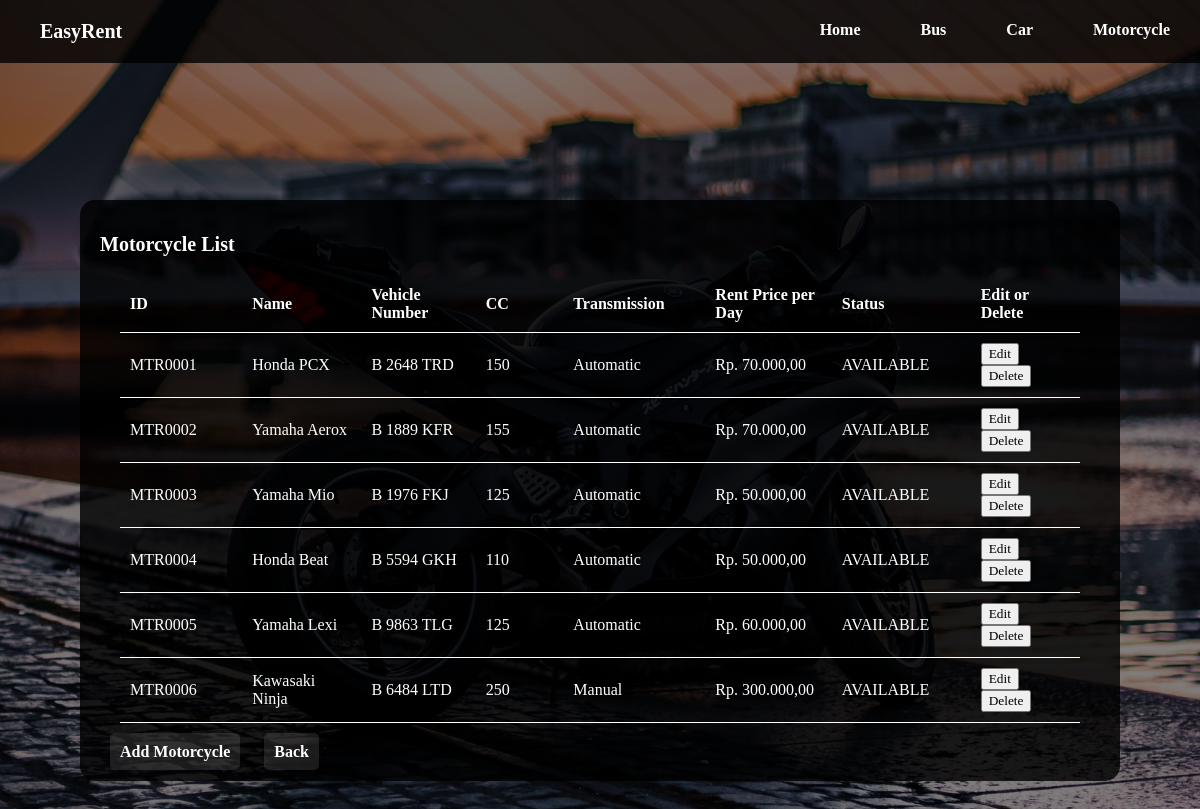
The page /admintables/showmotor.php on the database its author committed.
### tables this page shows
CREATE TABLE `tbmotorcycle` (
  `MotorID` varchar(10) NOT NULL,
  `MotorName` varchar(255) NOT NULL,
  `MotorPlat` varchar(10) NOT NULL,
  `MotorCC` int(11) NOT NULL,
  `MotorTM` varchar(20) NOT NULL,
  `Price` int(11) NOT NULL,
  `RentStat` varchar(255) NOT NULL
);

### admintables/showmotor.php (the view, shortened to what this page needs)
<html>
    <head>
    </head>
    <body>
        <div class="content-wrap">
            <div class="table-wrap">
                <h1>Motorcycle List</h1>
                <table>
                    <tr>
                        <th>ID</th>
                        <th>Name</th>
                        <th>Vehicle Number</th>
                        <th>CC</th>
                        <th>Transmission</th>
                        <th>Rent Price per Day</th>
                        <th>Status</th>
                        <th>Edit or Delete</th>
                    </tr>
                    <?php
                        include '../connect.php';
                        $result = mysqli_query($conn,"SELECT * FROM tbmotorcycle");
                        while($row = mysqli_fetch_array($result)){
                            echo "<tr id='content'>";
                            echo "<td>" . $row['MotorID'] . "</td>";
                            echo "<td>" . $row['MotorName'] . "</td>";
                            echo "<td>" . $row['MotorPlat'] . "</td>";
                            echo "<td>" . $row['MotorCC'] . "</td>";
                            echo "<td>" . $row['MotorTM'] . "</td>";
                            echo "<td> Rp. ". number_format($row['Price'],2,',','.') . "</td>";
                            echo "<td>" . $row['RentStat'] . "</td>";
                            echo "<td id='button'>
                            <a href='../edit/motor.php?motorid=".$row['MotorID']."'><button>Edit</button></a>
                            <a href='../delete/deletemotor.php?deleteid=".$row['MotorID']."'><button>Delete</button></a>
                            </td>";
                            echo "</tr>";
                        }
                    ?>
                </table>
                <div class="add-motor">
                <a href="../adminform/adminmotor.php">Add Motorcycle</a>
                <a href="../adminpage.php">Back</a>
                </div>
            </div>
        </div>
    </body>
</html>

### admintables/showmotor.php (style rules this page uses)
* { font-family: 'Candara'; }
html, body { animation: fade 2s; width: 100%; height: 100%; margin: 0; scroll-behavior: smooth; }
body { background-image: linear-gradient(rgba(0,0,0,0.5), rgba(0,0,0,0.5)),url('../images/motorcycle.jpg'); background-repeat: no-repeat; background-size: cover; background-attachment: fixed; }
.content-wrap { display: flex; justify-content: center; margin: auto; width: 90%; padding: 20px; top: 20%; position: relative; }
.table-wrap, .form-wrap { padding: 20px; margin: 20px; border-radius: 15px; background-color: rgba(0,0,0,0.8); }
h1 { font-size: 20px; color: white; font-family: "Candara" }
table { margin: 20px; color: white; border-collapse: collapse; }
th, tr, td { border-bottom: 0.5px solid white; width: 250px; text-align: left; padding: 10px; }
a { text-decoration: none; }
.add-motor a { background-color: rgba(255,255,255,0.1); padding: 10px; margin: 10px; border-radius: 5px; color: white; font-weight: bold; text-decoration: none; }

### rows shown on the page
tbmotorcycle: MotorID "MTR0001", MotorName "Honda PCX", MotorPlat "B 2648 TRD", MotorCC "150", MotorTM "Automatic", Price "70.000,00", RentStat "AVAILABLE"
tbmotorcycle: MotorID "MTR0002", MotorName "Yamaha Aerox", MotorPlat "B 1889 KFR", MotorCC "155", MotorTM "Automatic", Price "70.000,00", RentStat "AVAILABLE"
tbmotorcycle: MotorID "MTR0003", MotorName "Yamaha Mio", MotorPlat "B 1976 FKJ", MotorCC "125", MotorTM "Automatic", Price "50.000,00", RentStat "AVAILABLE"
tbmotorcycle: MotorID "MTR0004", MotorName "Honda Beat", MotorPlat "B 5594 GKH", MotorCC "110", MotorTM "Automatic", Price "50.000,00", RentStat "AVAILABLE"
tbmotorcycle: MotorID "MTR0005", MotorName "Yamaha Lexi", MotorPlat "B 9863 TLG", MotorCC "125", MotorTM "Automatic", Price "60.000,00", RentStat "AVAILABLE"
tbmotorcycle: MotorID "MTR0006", MotorName "Kawasaki Ninja", MotorPlat "B 6484 LTD", MotorCC "250", MotorTM "Manual", Price "300.000,00", RentStat "AVAILABLE"
